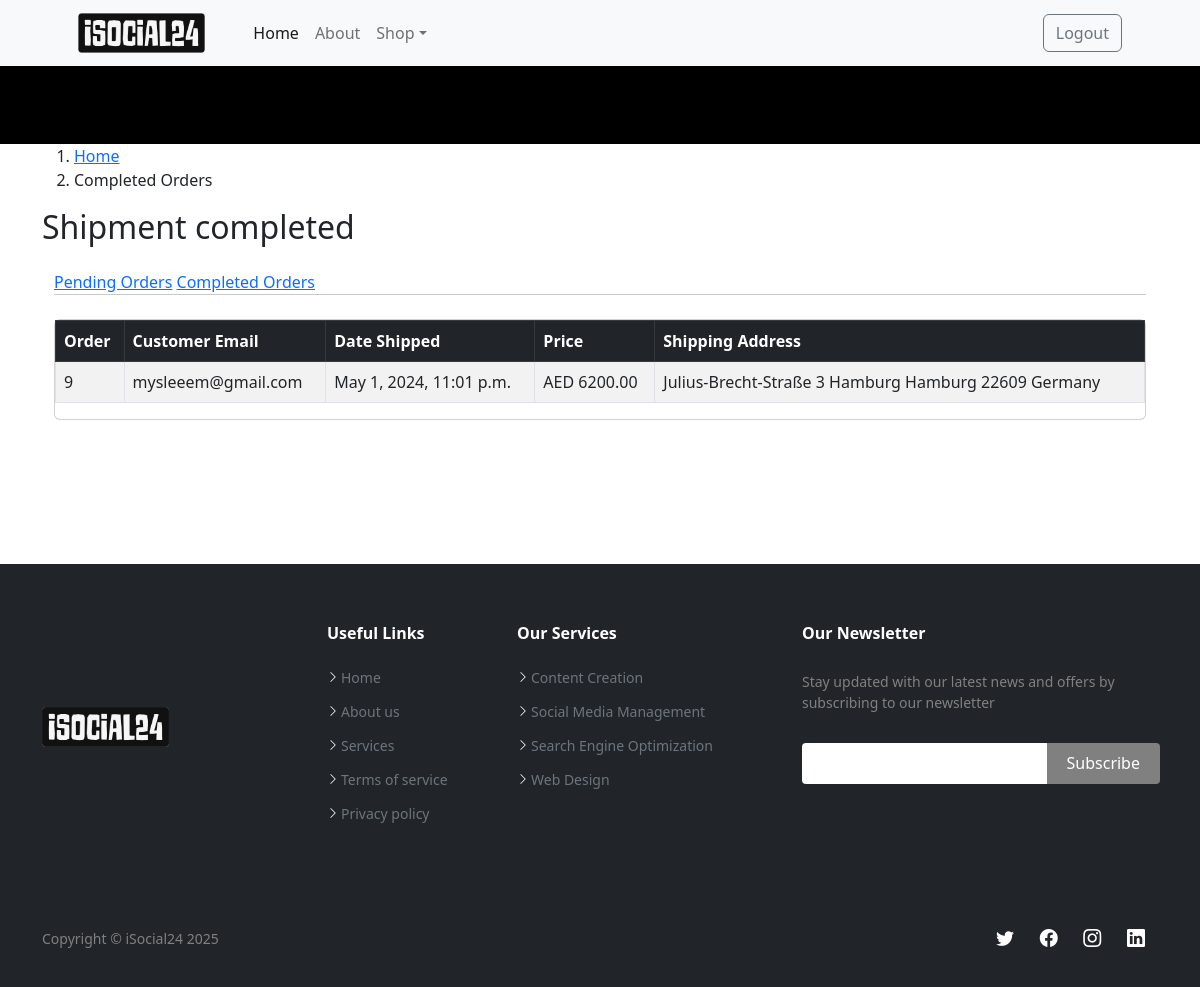
The page /payment/shipped_dash (signed in) on the database its author committed.
### payment/models.py (models this page shows, shortened)
class Order(models.Model):
    user = models.ForeignKey(User, on_delete=models.CASCADE, null=True, blank=True)
    full_name = models.CharField(max_length=255)
    email = models.EmailField(max_length=255)
    shipping_address = models.TextField(max_length=15000)
    amount_paid = models.DecimalField(max_digits=10, decimal_places=2)
    date_ordered = models.DateTimeField(auto_now_add=True)
    shipped = models.BooleanField(default=False)
    date_shipped = models.DateTimeField(blank=True, null=True)

### payment/views.py (the view)
# urls.py: path('shipped_dash', views.shipped_dash, name='shipped_dash'),
def shipped_dash(request):
    if request.user.is_authenticated and request.user.is_superuser:
        orders = Order.objects.filter(shipped=True)
        return render(request, "payment/shipped_dash.html", {"orders": orders})
    else:
        messages.error(request,"Access Denied")
        return redirect('home')

### cart/context_processors.py (called while the page is built)
def cart(request):
    return {'cart': Cart(request)}

### payment/templates/payment/shipped_dash.html
{% extends 'base.html' %}
{% load static %}
{% block content %}
<div id="product_slide" class="product_slide" style="background: black;">
    <br/><br/><br/><br/><br/><br/>
</div>
<main id="main">
    <section id="cart-cont-initial" class="cart-cont-initial">
      <div class="container">
        <ol>
          <li><a href="{% url 'home' %}">Home</a></li>
          <li>Completed Orders</li>
        </ol>
        <h2>Shipment completed</h2>
      </div>
    </section>
    <div class="container-xl px-4 mt-4">
        <nav class="nav-profile nav-profile-borders">
            <a class="nav-profile-link" href="{% url 'not_shipped_dash' %}">Pending Orders</a>
            <a class="nav-profile-link active ms-0" href="{% url 'shipped_dash' %}">Completed Orders</a>
        </nav>
        <hr class="mt-0 mb-4">
        <div class="row">
            <div class="col-xl-12">
                <div class="card mb-4">
                    <table class="table table-striped table-hover table-bordered">
                        <thead class="table-dark">
                          <tr>
                            <th scope="col">Order</th>
                            <th scope="col">Customer Email</th>
                            <th scope="col">Date Shipped</th>
                            <th scope="col">Price</th>
                            <th scope="col">Shipping Address</th>
                          </tr>
                        </thead>
                        <tbody>
                            {% for item in orders%}
                          <tr>
                            <td>{{ item.id }}</td>
                            <td>{{ item.email }}</td>
                            <td>{{ item.date_ordered }}</td>
                            <td>AED {{ item.amount_paid }}</td>
                            <td>{{ item.shipping_address }}</td>
                          </tr>
                       {% endfor %}
                        </tbody>
                      </table>
                </div>
            </div>
        </div>
      </div>
      <br/><br/><br/><br/><br/>
  </main>
  {% endblock %}

### rows shown on the page
Order: id "9", email "mysleeem@gmail.com", date_ordered "May 1, 2024, 11:01 p.m.", amount_paid "6200.00", shipping_address "Julius-Brecht-Straße 3 Hamburg Hamburg 22609 Germany"
